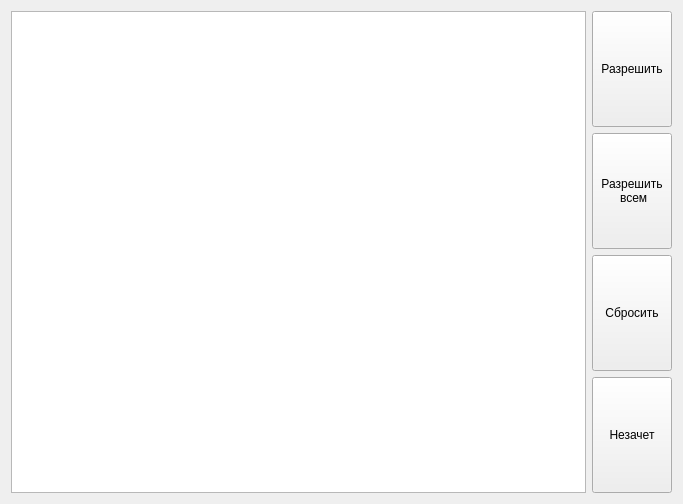
<?xml version="1.0" encoding="UTF-8"?>
<ui version="4.0">
 <class>main_tracking</class>
 <widget class="QWidget" name="main_tracking">
  <property name="geometry">
   <rect>
    <x>0</x>
    <y>0</y>
    <width>683</width>
    <height>504</height>
   </rect>
  </property>
  <property name="windowTitle">
   <string>Form</string>
  </property>
  <layout class="QHBoxLayout" name="horizontalLayout_2">
   <item>
    <layout class="QHBoxLayout" name="horizontalLayout">
     <item>
      <widget class="table" name="tableTrack"/>
     </item>
     <item>
      <layout class="QVBoxLayout" name="verticalLayout">
       <item>
        <widget class="QPushButton" name="pushControl">
         <property name="sizePolicy">
          <sizepolicy hsizetype="Minimum" vsizetype="MinimumExpanding">
           <horstretch>0</horstretch>
           <verstretch>0</verstretch>
          </sizepolicy>
         </property>
         <property name="text">
          <string>Разрешить</string>
         </property>
        </widget>
       </item>
       <item>
        <widget class="QPushButton" name="pushControlAll">
         <property name="sizePolicy">
          <sizepolicy hsizetype="Minimum" vsizetype="MinimumExpanding">
           <horstretch>0</horstretch>
           <verstretch>0</verstretch>
          </sizepolicy>
         </property>
         <property name="text">
          <string>Разрешить
 всем</string>
         </property>
        </widget>
       </item>
       <item>
        <widget class="QPushButton" name="pushReset">
         <property name="sizePolicy">
          <sizepolicy hsizetype="Minimum" vsizetype="MinimumExpanding">
           <horstretch>0</horstretch>
           <verstretch>0</verstretch>
          </sizepolicy>
         </property>
         <property name="text">
          <string>Сбросить</string>
         </property>
        </widget>
       </item>
       <item>
        <widget class="QPushButton" name="pushFail">
         <property name="sizePolicy">
          <sizepolicy hsizetype="Minimum" vsizetype="MinimumExpanding">
           <horstretch>0</horstretch>
           <verstretch>0</verstretch>
          </sizepolicy>
         </property>
         <property name="text">
          <string>Незачет</string>
         </property>
        </widget>
       </item>
      </layout>
     </item>
    </layout>
   </item>
  </layout>
 </widget>
 <customwidgets>
  <customwidget>
   <class>table</class>
   <extends>QTableWidget</extends>
   <header>Widgets/table.h</header>
  </customwidget>
 </customwidgets>
 <resources/>
 <connections/>
</ui>
